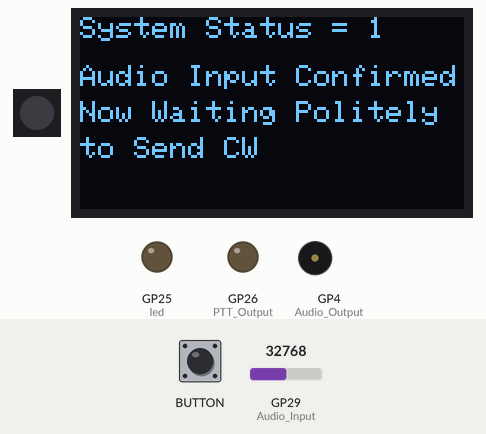
A program run on a simulated Raspberry Pi Pico running CircuitPython. Shown: 1 RGB LEDs in strip order, left to right, 128×64 one-colour display, output pins drawn as LEDs (lit = HIGH), buzzer (waves = sounding). Inputs (shaded band) come from the test bench; at power-on: GP29 (Audio_Input) = 32768 (analog values on the 0–65535 scale). What the program prints to the serial console is not drawn.

Above: at 3.7 s.
3.8 s: GP29 (Audio_Input) set to 20800
7.0 s: GP29 (Audio_Input) set to 19168
At 11.0 s:
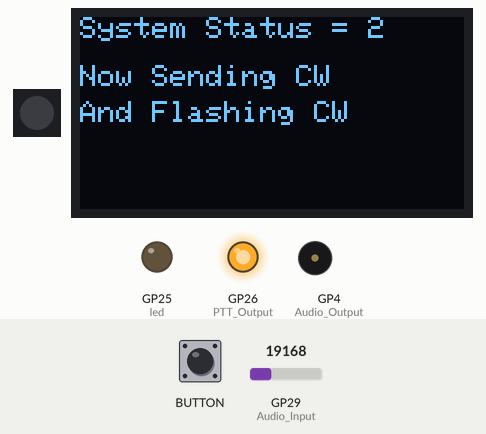
11.2 s: GP29 (Audio_Input) set to 20655
At 28.7 s:
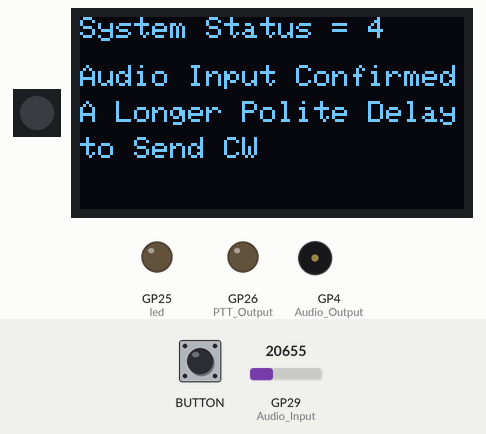
29.4 s: BOOTSEL button pressed for 0.15 s
At 30.0 s:
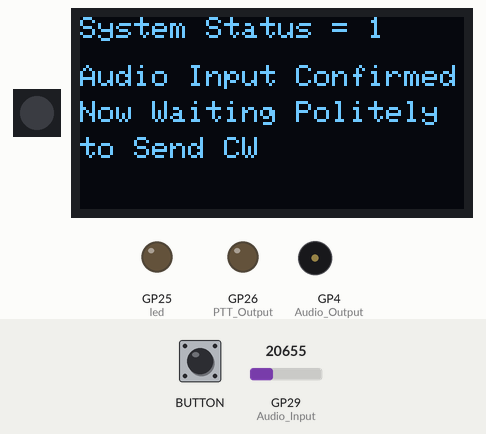
31.0 s: GP29 (Audio_Input) set to 7864
At 33.64 s:
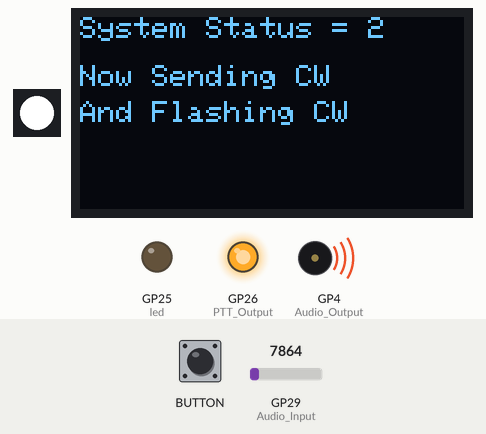
Timing chart, 0 to 36.4 s (numbered marks = the images above; inputs shaded):
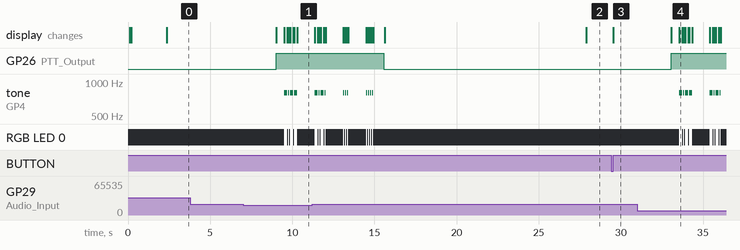

Measured:
- the behaviour switches between 20000 and 19984 on GP29 (Audio_Input) (found by bisection; images 0 and 1)
- after the input at 3.8 s, every drawn part: stays the same
- after the input at 7.0 s, GP26 (PTT_Output): LOW → HIGH after 2.0 s; tone on GP4 (Audio_Output): plays 800 Hz for 0.18 s, 800 Hz for 0.06 s, 800 Hz for 0.18 s, 800 Hz for 0.18 s, starting after 2.5 s; the display: changes after 2.0 s (image 1)
- after the input at 11.2 s, the display: first differs from a run without the input after 16.7 s (image 2)
- after the input at 29.4 s, the display: changes after 0.14 s (image 3)
- after the input at 31.0 s, GP26 (PTT_Output): LOW → HIGH after 2.1 s; tone on GP4 (Audio_Output): plays 800 Hz for 0.18 s, 800 Hz for 0.06 s, 800 Hz for 0.18 s, 800 Hz for 0.18 s, 800 Hz for 0.18 s, 800 Hz for 0.06 s … (8 notes in this stretch), starting after 2.6 s; the display: first changes after 2.1 s (image 4 shows a later state)

The program:

code.py
```python
# Written and envisioned by Aaron Hope, 360-460-1874, hope.aaron.c@gmail.com, WRXJ407
# Pico Clone :  VCC-GND YD-RP2040
# Language :  CircuitPython via Thonny

import board, digitalio, analogio, time, neopixel_write, pwmio, busio, adafruit_ssd1306, displayio

print("\nThe model of this board is :  " + board.board_id)

# begin constant parameters
CW_Word_Per_Minute = 20 # sets pace for all subsequent tone output
paris_to_dit = 50
minute_to_second = 60
Dit_time = minute_to_second / (CW_Word_Per_Minute * paris_to_dit)
Dah_time = Dit_time * 3
Tone_Gap_Time = Dit_time # between individual tones
Character_Gap_time = Dah_time # between characters
Space_time = Dit_time * 7 # between
Audio_Confirmation_Delay = 0.1 # debounce audio and add to audio confirmation count when appropriate
Polite_CW_Delay = 120 # waiting for a pause in the conversation, up to 2 minute, applies to short delay
Max_Long_Delay = 900 # maximum long delay of 15 minutes for GMRS compliance, set to 600 for Ham
Min_Long_Delay = Max_Long_Delay - Polite_CW_Delay  # so we can transmit between the two timelines.
Audio_Input_Threshold = 20000 # When radio is on, usually rests at zero, audio is usually 50k+
Your_FCC_Call_Sign = "Your Call Sign Here" # put your information here

# mutable parameters
System_Status = 0 # tracking this as we go for visual display
Display_Status = 0 # set to follow the system status for display
Reception_Flag = 0 # hearing test flashbacks
Transmission_Flag = 0 # used to track transmission politeness
Current_Audio_Level = 0 # to be modified over time
Polite_CW_Timer = 0 # iteratively managed
Long_CW_Timer = 0 # iteratively managed

# onboard USR button setup
USRkey = digitalio.DigitalInOut(board.BUTTON)
USRkey.direction = digitalio.Direction.INPUT
USRkey.pull = digitalio.Pull.UP

# onboard neopixel setup
np = digitalio.DigitalInOut(board.NEOPIXEL)
np.direction = digitalio.Direction.OUTPUT
neopixel_off = bytearray([0, 0, 0])
neopixel_green = bytearray([75, 0, 0])
neopixel_red = bytearray([0, 75, 0])
neopixel_blue = bytearray([0, 0, 75])
neopixel_white = bytearray([255, 255, 255])
# defaulting off
neopixel_write.neopixel_write(np, neopixel_off)

# onboard led setup
led = pwmio.PWMOut(board.LED, frequency = 5000)
# defaulting off
led.duty_cycle = 0

# audio input setup
# only works when both audio input and audio output are plugged in and the radio is on.
Audio_Input = analogio.AnalogIn(board.A3) # pin labelled as 29

# This works really well
# Audio_Input = digitalio.DigitalInOut(board.GP29) # yields true/false metric
# Audio_Input.direction = digitalio.Direction.INPUT

# PTT output setup
# Any output setting has low / activating voltage
PTT_Output = digitalio.DigitalInOut(board.GP26)
PTT_Output.direction = digitalio.Direction.OUTPUT
PTT_Output.value = False

# audio output setup
Audio_Output = pwmio.PWMOut(board.GP4, variable_frequency = True)
Audio_Volume = 2 ** 9 # 32760 is max duty cycle
Audio_Output.duty_cycle = 0 # for now
Audio_Output.frequency = 800

# ssd1306 display setup
i2c_interface = busio.I2C(board.GP1, board.GP0)
tiny_display = adafruit_ssd1306.SSD1306_I2C(128, 64, i2c_interface)
tiny_display.fill(0) # blanks the screen
tiny_display.text("Top Line", 0, 0, 1)
tiny_display.text("Second Line", 0, 16, 1)
tiny_display.text("Third Line", 0, 28, 1)
tiny_display.text("Fourth Line", 0, 40, 1)
tiny_display.text("Fifth Line", 0, 52, 1)
tiny_display.show()

# indexible AlphaNumeric list
Standard_AlphaNumeric_List = [
      "A",
      "B",
      "C",
      "D",
      "E",
      "F",
      "G",
      "H",
      "I",
      "J",
      "K",
      "L",
      "M",
      "N",
      "O",
      "P",
      "Q",
      "R",
      "S",
      "T",
      "U",
      "V",
      "W",
      "X",
      "Y",
      "Z",
      "1",
      "2",
      "3",
      "4",
      "5",
      "6",
      "7",
      "8",
      "9",
      "0",
      "/",
      " "
]

# indexible dit dah list
CW_AlphaNumeric_List = [
      ".-",     # A
      "-...",   # B
      "-.-.",   # C
      "-..",    # D
      ".",      # E
      "..-.",   # F
      "--.",    # G
      "....",   # H
      "..",     # I
      ".---",   # J
      "-.-",    # K
      ".-..",   # L
      "--",     # M
      "-.",     # N
      "---",    # O
      ".--.",   # P
      "--.-",   # Q
      ".-.",    # R
      "...",    # S
      "-",      # T
      "..-",    # U
      "...-",   # V
      ".--",    # W
      "-..-",   # X
      "-.--",   # Y
      "--..",   # Z
      ".----",  # 1
      "..---",  # 2
      "...--",  # 3
      "....-",  # 4
      ".....",  # 5
      "-....",  # 6
      "--...",  # 7
      "---..",  # 8
      "----.",  # 9
      "-----",  # 0
      "-..-.",  # forward slash
      " "       # space character
]

# string to list
Encoded_FCC_Call_Sign = []
for letter in Your_FCC_Call_Sign:
    Encoded_FCC_Call_Sign.append(letter)

print("\nYou entered the following callsign:")
print(Encoded_FCC_Call_Sign) # before

for i in range(len(Standard_AlphaNumeric_List) ):
    # pick a letter to replace
    replace_this = Standard_AlphaNumeric_List[i]
    # with dit dah or space
    with_that = CW_AlphaNumeric_List[i]
    # then swap all instances of each character
    for j in range(len(Encoded_FCC_Call_Sign) ):
        # within each element of the list of characters
        Encoded_FCC_Call_Sign[j] = Encoded_FCC_Call_Sign[j].replace(replace_this, with_that)

print("\n In CW, your callsign translates as:")
print(Encoded_FCC_Call_Sign) # and after

# while True:
#     if USRkey.value == False:
#         neopixel_write.neopixel_write(np, neopixel_blue)
#         time.sleep(0.25)
#         neopixel_write.neopixel_write(np, neopixel_red)
#         time.sleep(0.25)
#         neopixel_write.neopixel_write(np, neopixel_green)
#         time.sleep(0.25)
#         neopixel_write.neopixel_write(np, neopixel_white)
#         time.sleep(0.25)
#         neopixel_write.neopixel_write(np, neopixel_off)
#     else:
#         neopixel_write.neopixel_write(np, neopixel_off)
#         led.duty_cycle = 2 ** 15
#         time.sleep(0.5)
#         PTT_Output.value = True
#         led.duty_cycle = 2 ** 11
#         time.sleep(0.5)
#         PTT_Output.value = False

# Main Loop
while True:

    if System_Status == 0:
        # idle listening

        # resetting reception flag
        Reception_Flag = 0

        # setting display per system status
        tiny_display.fill(0) # blanks the screen
        tiny_display.text("System Status = 0", 0, 0, 1)
        tiny_display.text("System Idle", 0, 16, 1)
        tiny_display.text("Listening for Audio", 0, 28, 1)
        # tiny_display.text("Fourth Line", 0, 40, 1)
        # tiny_display.text("Fifth Line", 0, 52, 1)
        tiny_display.show()

        while System_Status == 0:

            # standard audio confirmation delay
            time.sleep(Audio_Confirmation_Delay)

            # assessing current audio level
            Current_Audio_Level = Audio_Input.value
            print("current audio level")
            print(Current_Audio_Level)
            print("reception flag")
            print(Reception_Flag)

            # if audio is high enough for a bit, the add points to the reception flag
            if (Current_Audio_Level >= Audio_Input_Threshold and Reception_Flag < 20):
                Reception_Flag += 1

            # if opposite, then reduce reception flag
            if (Current_Audio_Level < Audio_Input_Threshold and Reception_Flag > 0):
                Reception_Flag -= 1

            # if we have enough points, confirm audio reception by shifting system status
            if Reception_Flag >= 20:
                # audio input confirmed
                System_Status = 1

            # if someone hits the button, politely send
            if USRkey.value == False:
                System_Status = 1

    if System_Status == 1:
        # a short polite delay

        # resetting transmission flag
        Transmission_Flag = 0

        # setting display per system status
        tiny_display.fill(0) # blanks the screen
        tiny_display.text("System Status = 1", 0, 0, 1)
        tiny_display.text("Audio Input Confirmed.", 0, 16, 1)
        tiny_display.text("Now Waiting Politely", 0, 28, 1)
        tiny_display.text("to Send CW", 0, 40, 1)
        # tiny_display.text("Fifth Line", 0, 52, 1)
        tiny_display.show()

        while System_Status == 1:

            # give it a short delay
            time.sleep(Audio_Confirmation_Delay)

            # register the audio level
            Current_Audio_Level = Audio_Input.value
            print("current audio level")
            print(Current_Audio_Level)
            print("polite cw timer")
            print(round(Polite_CW_Timer, 1) )
            print("transmission flag")
            print(Transmission_Flag)

            # waiting my turn as long as I can
            if Current_Audio_Level < Audio_Input_Threshold:
                Transmission_Flag += 1
            if Current_Audio_Level > Audio_Input_Threshold:
                Transmission_Flag = 0

            # but keeping things accountable per FCC
            Polite_CW_Timer += Audio_Confirmation_Delay

            # if it's quiet or too late, off we go to send audio
            if Transmission_Flag >= 20 or Polite_CW_Timer >= Polite_CW_Delay:
                System_Status = 2

    if System_Status == 2:
        # transmission of CW
        print("sending cw")

        # reset some timers
        Polite_CW_Timer = 0
        Long_CW_Timer = 0

        # turn off the big light
        neopixel_write.neopixel_write(np, neopixel_off)

        # setting display per system status
        tiny_display.fill(0) # blanks the screen
        tiny_display.text("System Status = 2", 0, 0, 1)
        tiny_display.text("Now Sending CW", 0, 16, 1)
        tiny_display.text("And Flashing CW", 0, 28, 1)
        # tiny_display.text("Fourth Line", 0, 40, 1)
        # tiny_display.text("Fifth Line", 0, 52, 1)
        tiny_display.show()

        # Open the PTT Relay
        PTT_Output.value = True

        # give bit, It does take the full 0.4 to make it happen without skipping anything.
        time.sleep(0.3)

        # for each character in the encoded call sign
        for i in range(len(Encoded_FCC_Call_Sign) ):

            # pause between characters
            # Character - Tone time because each tone incorporates a tone gap time already
            time.sleep(Character_Gap_time - Tone_Gap_Time)
            # total 2 units

            # for each sound in each character
            for j in Encoded_FCC_Call_Sign[i]:

                time.sleep(Tone_Gap_Time)
                # total 1 unit

                if j == ".":
                    # dit using neopixel for visual and audio output
                    neopixel_write.neopixel_write(np, neopixel_white)
                    Audio_Output.duty_cycle = Audio_Volume
                    time.sleep(Dit_time)
                    neopixel_write.neopixel_write(np, neopixel_off)
                    Audio_Output.duty_cycle = 0
#                     time.sleep(Tone_Gap_Time)
                    print("dit")

                if j == "-":
                    # dah using neopixel for visual and audio output
                    neopixel_write.neopixel_write(np, neopixel_white)
                    Audio_Output.duty_cycle = Audio_Volume
                    time.sleep(Dah_time)
                    neopixel_write.neopixel_write(np, neopixel_off)
                    Audio_Output.duty_cycle = 0
#                     time.sleep(Tone_Gap_Time)
                    print("dah")

                if j == " ":
                    # pause for the space
                    time.sleep(Space_time - ( Character_Gap_time + Tone_Gap_Time ) )
                    # total 4 units
                    print("space")

        # little pause after sending
        time.sleep(0.1)

        # Close the PTT Relay
        PTT_Output.value = False

        # Now that we've completed the send, move to status 3
        System_Status = 3

    if System_Status == 3:
        # the long listen

        # reset reception flag
        Reception_Flag = 0

        # resetting long cw timer
        Long_CW_Timer = 0

        # setting display per system status
        tiny_display.fill(0) # blanks the screen
        tiny_display.text("System Status = 3", 0, 0, 1)
        tiny_display.text("Perform Long Listen", 0, 16, 1)
        tiny_display.text("for Further CW ID", 0, 28, 1)
        # tiny_display.text("Fourth Line", 0, 40, 1)
        # tiny_display.text("Fifth Line", 0, 52, 1)
        tiny_display.show()

        while System_Status == 3:

            # standard audio confirmation delay
            time.sleep(Audio_Confirmation_Delay)

            # building up long cw timer
            Long_CW_Timer += Audio_Confirmation_Delay

            # assessing current audio level
            Current_Audio_Level = Audio_Input.value
            print("current audio level")
            print(Current_Audio_Level)
            print("long cw timer")
            print(round(Long_CW_Timer, 1) )
            print("reception flag")
            print(Reception_Flag)


            # if audio is high enough for a bit, the add points to the reception flag
            if (Current_Audio_Level >= Audio_Input_Threshold):
                Reception_Flag += 1

            # if we get 2 full minutes of audio
            if Reception_Flag >= 120:
                # audio input confirmed prior to max delay
                System_Status = 4

            if Long_CW_Timer >= Max_Long_Delay:
                # audio failed ot confirm prior to max delay
                System_Status = 0

            # keep the long cw timer going

            # if someone hits the button, politely send
            if USRkey.value == False:
                System_Status = 1

    if System_Status == 4:
        # a longer polite delay

        # resetting transmission flag
        Transmission_Flag = 0

        # setting display per system status
        tiny_display.fill(0) # blanks the screen
        tiny_display.text("System Status = 4", 0, 0, 1)
        tiny_display.text("Audio Input Confirmed", 0, 16, 1)
        tiny_display.text("A Longer Polite Delay", 0, 28, 1)
        tiny_display.text("to Send CW", 0, 40, 1)
        # tiny_display.text("Fifth Line", 0, 52, 1)
        tiny_display.show()

        while System_Status == 4:

            # give it a short delay
            time.sleep(Audio_Confirmation_Delay)

            # building up long cw timer
            Long_CW_Timer += Audio_Confirmation_Delay

            # register the audio level
            Current_Audio_Level = Audio_Input.value
            print("current audio")
            print(Current_Audio_Level)
            print("long cw timer")
            print(round(Long_CW_Timer, 1) )
            print("transmission flag")
            print(Transmission_Flag)

            # waiting my turn as long as I can
            if Current_Audio_Level < Audio_Input_Threshold:
                Transmission_Flag += 1
            if Current_Audio_Level > Audio_Input_Threshold:
                Transmission_Flag = 0

            # if it's quiet and late enough, we send CW
            if Transmission_Flag >= 20 and Long_CW_Timer >= Min_Long_Delay:
                System_Status = 2

            # or if it has been long enough to force the send
            if Long_CW_Timer >= Max_Long_Delay:
                System_Status = 2

            # if someone hits the button, politely send
            if USRkey.value == False:
                System_Status = 1
```
